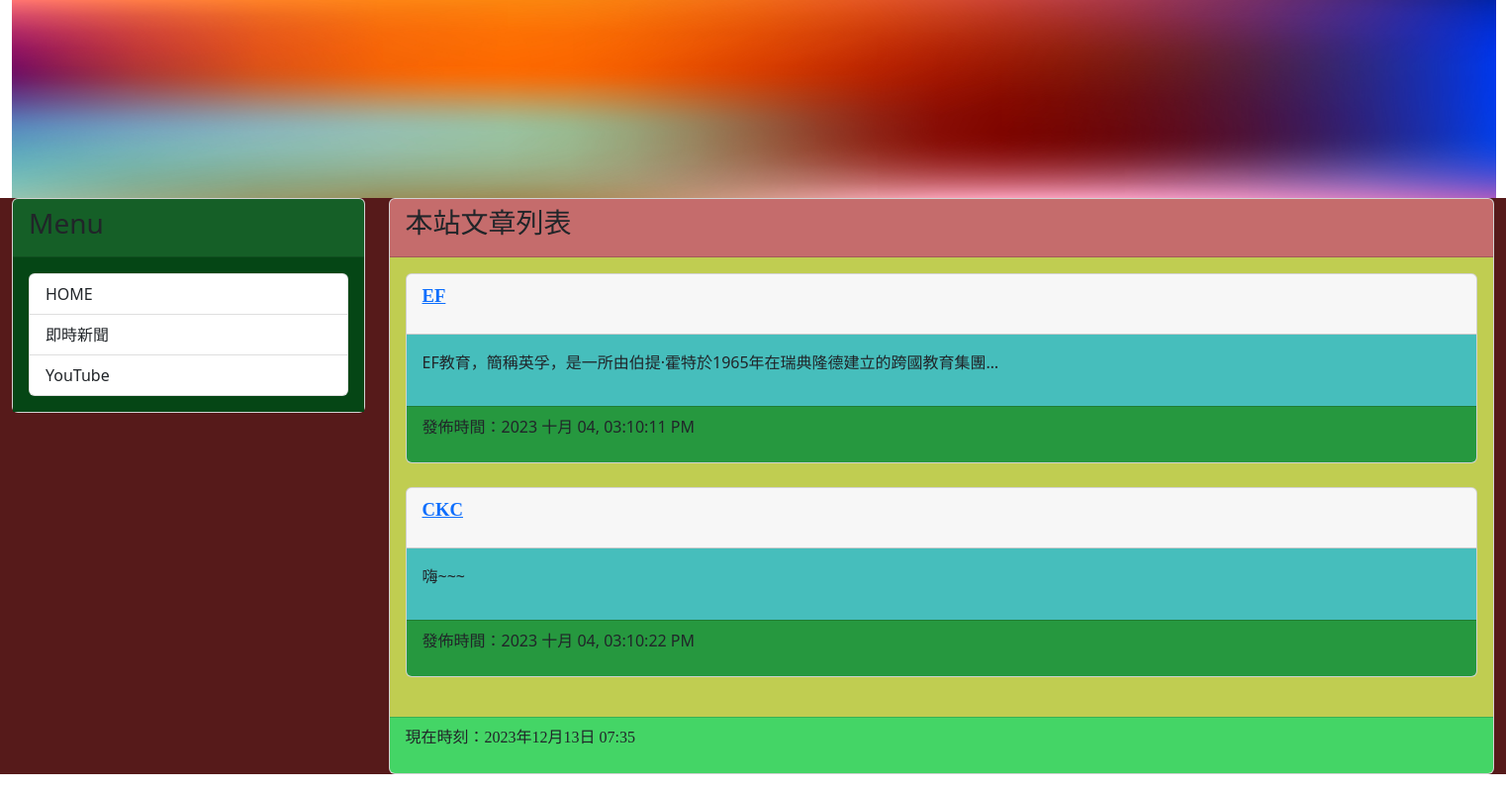
The app's page /, older data.
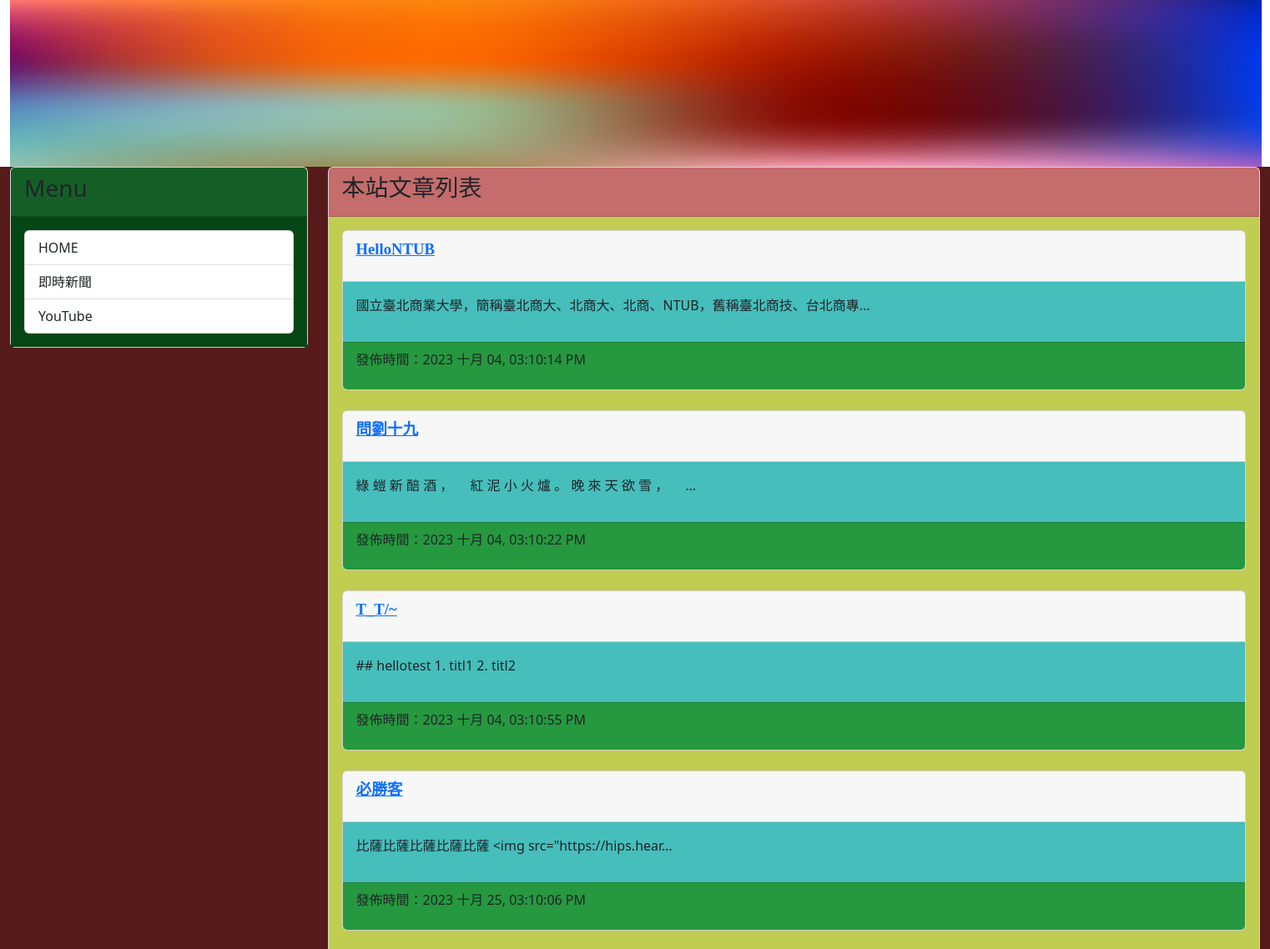
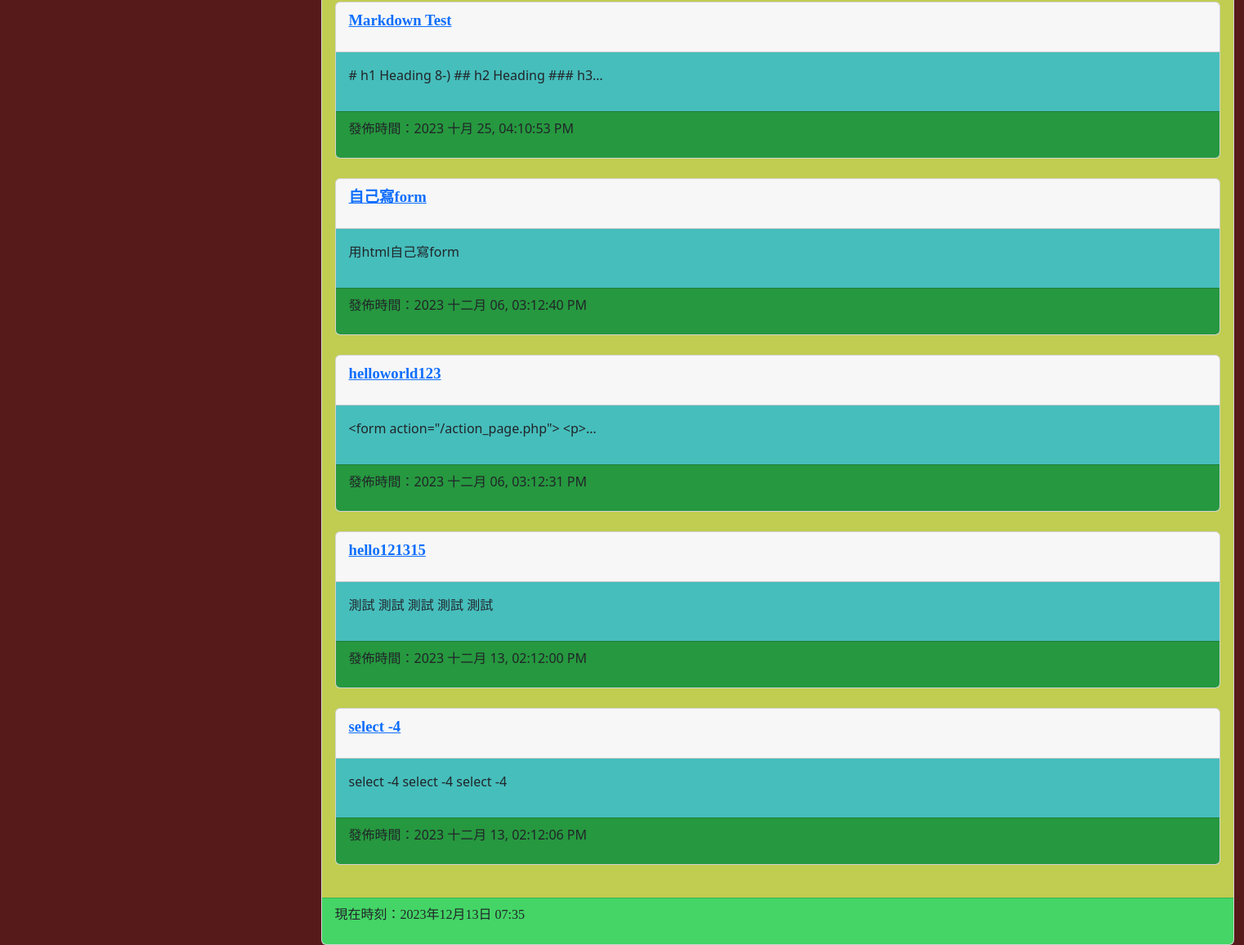
The same page, newer data (2 pictures, top to bottom).
### mysite/models.py (models this page shows, shortened)
class Post(models.Model):
    title=models.CharField(max_length=200)
    slug=models.CharField(max_length=200)
    body=models.TextField()
    pub_date=models.DateTimeField(auto_now_add=True)
    class Meta:
        ordering =('pub_date',)

### mysite/views.py (the view)
# urls.py: path('',mv.homepage,name="homepage"),
def homepage(request):
    posts=Post.objects.all()
    now = datetime.now()
    return render(request, 'index.html',locals())

### templates/index.html (shortened to what this page needs)
{% extends 'base2.html' %}
{% block headmessage %}
    <h3 style='font-family:微軟正黑體;'>本站文章列表</a>
{% endblock %}
{% block content %}
{% for post in posts %}
<div class='card'>
    <div class='card-header'>
        <p style='font-family:微軟正黑體;font-size:14pt;font-weight:bold;'>
            <a href='/post/{{post.slug}}'>{{ post.title }}</a>
        </p>
    </div>
    <div class='card-body' style='background-color:#46bebc'>
        <p>
        {{ post.body | truncatechars:40 }}
        </p>
    </div>
    <div class='card-footer'  style='background-color:#26983f'>
        <p>
            發佈時間：{{ post.pub_date | date:"Y M d, h:m:s A"}}
        </p>
    </div>
</div>
<br>
{% endfor %}
{% endblock %}

### templates/base2.html (shortened to what this page needs)
<!DOCTYPE>
<html>
<head>
    <link href="https://cdn.jsdelivr.net/npm/bootstrap@5.2.2/dist/css/bootstrap.min.css" rel="stylesheet">
</head>
<body>
    <div class="container-fluid">
        {% include 'header.html' %}
        <div class="row" style='background-color:#561a1a'>
            <div class="col-sm-3 col-md-3">
                <div class="card">
                    <div class="card-header" style='background-color:rgb(21, 95, 39)'>
                        <h3>Menu</h3>
                    </div>
                    <div class="card-body" style='background-color:#054615'>
                        <div class='list-group'>
                            <a href='/' class='list-group-item'>HOME</a>
                            <a href='https://google.com/news' class='list-group-item'>即時新聞</a>
                            <a href='https://youtube.com/' class='list-group-item'>YouTube</a>
                        </div>
                    </div>
                </div>
            </div>
            <div class="col-sm-9 col-md-9">
                <div class="card">
                    <div class="card-header" style='background-color:#c56c6c'>
                        {% block headmessage %}
                        {% endblock %}
                    </div>
                    <div class="card-body" style='background-color:#c0cd51'>
                        {% block content %} {% endblock %}
                    </div>
                    <div class="card-footer" style='background-color:#44d566'>
                        {% include 'footer.html' %}
                    </div>
                </div>
            </div>
        </div>
    </div>
</body>
</html>

### templates/header.html (shortened to what this page needs)
{% load static %}
<div class='well image-container'>
    <img src="{% static "images/123.jpg" %}">
</div>

### templates/footer.html
{% block footer %}
    {% if now %}
    <p style='font-family:微軟正黑體;'>現在時刻：{{ now }}</p>
    {% else %}
    <p style='font-family:微軟正黑體;'>本文內容取自網路，如有侵權請來信通知下架...</p>
    {% endif %}
{% endblock %}

### templates/header.html (style rules this page uses)
.image-container img { width: 1500px; height: 200px; }

Row changes from the older to the newer data that the page shows:
removed Post: title "EF", body "EF教育，簡稱英孚，是一所由伯提·霍特於1965年在瑞典隆德建立的跨國教育集團…", pub_date "2023 十月 04, 03:10:11 PM"
added Post: title "HelloNTUB", body "國立臺北商業大學，簡稱臺北商大、北商大、北商、NTUB，舊稱臺北商技、台北商專…", pub_date "2023 十月 04, 03:10:14 PM"
changed Post: title "CKC" → "問劉十九"; body "嗨~~~" → "綠 螘 新 醅 酒 ， 紅 泥 小 火 爐 。 晚 來 天 欲 雪 ， …"
added Post: title "T_T/~", body "## hellotest 1. titl1 2. titl2", pub_date "2023 十月 04, 03:10:55 PM"
added Post: title "必勝客", body "比薩比薩比薩比薩比薩 <img src=\"https://hips.hear…", pub_date "2023 十月 25, 03:10:06 PM"
added Post: title "Markdown Test", body "# h1 Heading 8-) ## h2 Heading ### h3…", pub_date "2023 十月 25, 04:10:53 PM"
added Post: title "自己寫form", body "用html自己寫form", pub_date "2023 十二月 06, 03:12:40 PM"
added Post: title "helloworld123", body "<form action=\"/action_page.php\"> <p>…", pub_date "2023 十二月 06, 03:12:31 PM"
added Post: title "hello121315", body "測試 測試 測試 測試 測試", pub_date "2023 十二月 13, 02:12:00 PM"
added Post: title "select -4", body "select -4 select -4 select -4", pub_date "2023 十二月 13, 02:12:06 PM"
